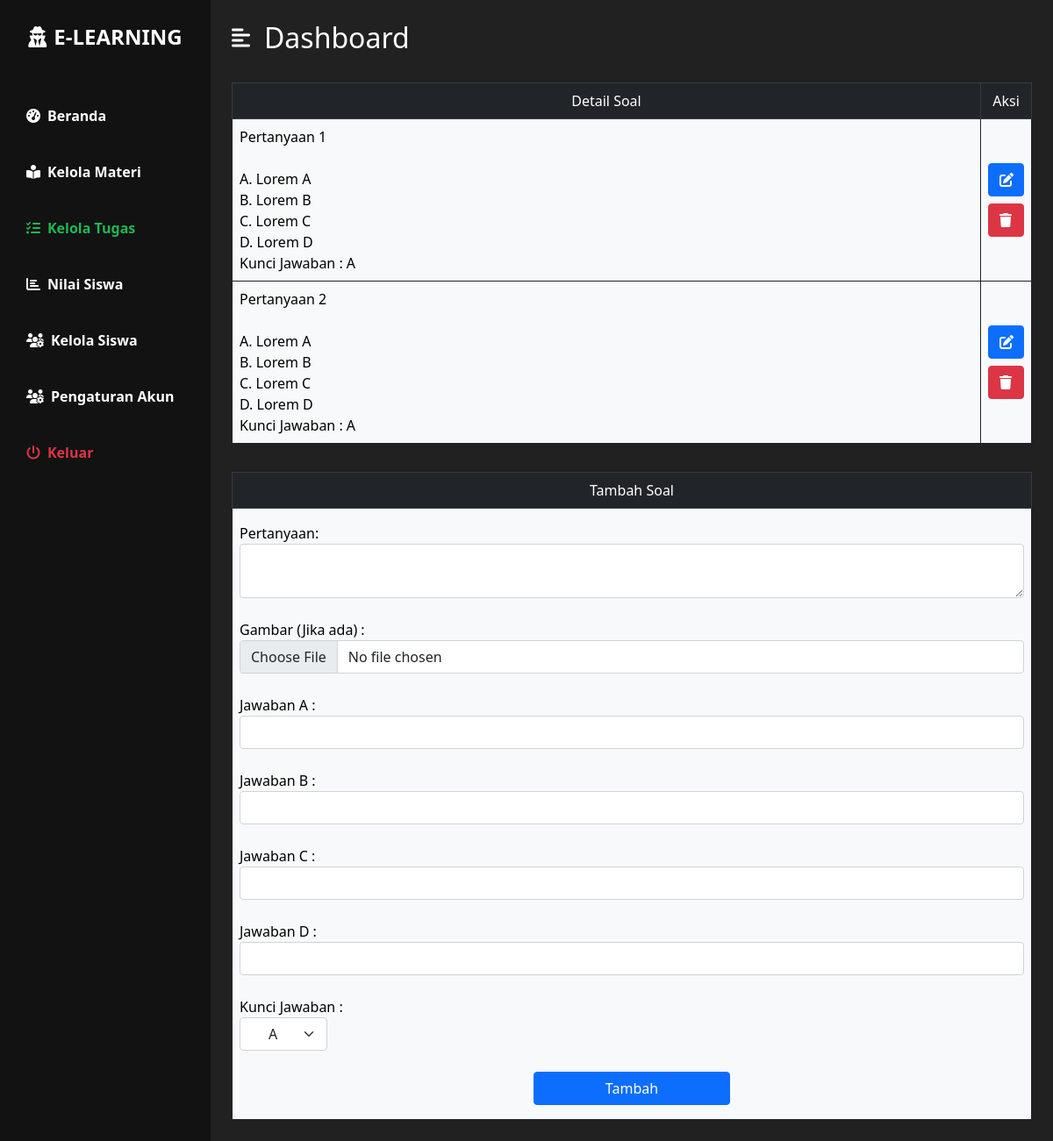
The page /guru/soal.php?id_tugas=8 (signed in) on the database its author committed.
### tables this page shows
CREATE TABLE `soal` (
  `id_soal` int(5) NOT NULL,
  `id_tugas` int(11) NOT NULL,
  `soal` text NOT NULL,
  `gambar` varchar(100) NOT NULL,
  `pil_a` text NOT NULL,
  `pil_b` text NOT NULL,
  `pil_c` text NOT NULL,
  `pil_d` text NOT NULL,
  `jawaban` varchar(1) NOT NULL,
  `tgl_dibuat` date NOT NULL
);

### guru/soal.php (the view, shortened to what this page needs)
<?php
    require 'function/session.php';
    $id_tugas = $_GET['id_tugas'];
    $readSoal = mysqli_query($koneksi, "SELECT * FROM soal WHERE id_tugas='$id_tugas'");
?>
<!DOCTYPE html>
<html lang="en">
<head>
    <link rel="stylesheet" type="text/css" href="../css/bootstrap.css">
    <link rel="stylesheet" href="../css/styles.css" />
</head>
<body>
    <div class="d-flex" id="wrapper">
        <div class="bg-3" id="sidebar-wrapper">
            <div class="sidebar-heading text-center py-4 warna-1 fs-4 fw-bold text-uppercase">
                <i class="fas fa-user-secret me-2"></i>E-Learning</div>
            <div class="list-group list-group-flush my-3">
                <a href="index.php" class="list-group-item list-group-item-action bg-transparent fw-bold warna-1">
                    <i class="fas fa-tachometer-alt me-2"></i>Beranda</a>
                <a href="materi.php" class="list-group-item list-group-item-action bg-transparent warna-1 fw-bold">
                    <i class="fas fa-book-reader me-2"></i>Kelola Materi</a>
                <a href="tugas.php" class="list-group-item list-group-item-action bg-transparent warna-1 fw-bold active-bar">
                    <i class="fas fa-tasks me-2"></i>Kelola Tugas</a>
                <a href="nilai.php" class="list-group-item list-group-item-action bg-transparent warna-1 fw-bold">
                    <i class="fas fa-chart-bar me-2"></i>Nilai Siswa</a>
                <a href="siswa.php" class="list-group-item list-group-item-action bg-transparent warna-1 fw-bold">
                    <i class="fas fa-users-cog me-2"></i>Kelola Siswa</a>
                <a href="setting.php" class="list-group-item list-group-item-action bg-transparent warna-1 fw-bold">
                    <i class="fas fa-users-cog me-2"></i>Pengaturan Akun</a>
                <a href="../logout.php" class="list-group-item list-group-item-action bg-transparent text-danger fw-bold"
                onclick="return confirm('Keluar ?')">
                    <i class="fas fa-power-off me-2"></i>Keluar</a>
            </div>
        </div>
        <div id="page-content-wrapper">
            <nav class="navbar navbar-expand-lg navbar-light bg-2 py-4 px-4">
                <div class="d-flex align-items-center">
                    <i class="fas fa-align-left warna-1 fs-4 me-3" id="menu-toggle"></i>
                    <h2 class="fs-2 m-0 warna-1">Dashboard</h2>
                </div>
            </nav>
            <div class="container-fluid px-4">
                <div class="row my-2">
                    <div class="table-responsive-xxl">
                        <table class="table table-bordered table-light border-dark align-middle mx-auto">
                            <thead class="text-center table-dark">
                                <tr>
                                    <td>Detail Soal</td>
                                    <td style="width: 40px; max-width:40px">Aksi</td>
                                </tr>
                            </thead>
                            <tbody>
                                <?php
                                    while ($row = mysqli_fetch_array($readSoal)){
                                        $gambar = $row['gambar'];
                                        echo '
                                        <form action="function/hapusSoal.php?id_tugas='.$id_tugas.'&id_soal='.$row['id_soal'].'" method="post">
                                            <tr>
                                                <td>
                                                '.$row['soal'].'<br>';
                                                if ($gambar=="") {
                                                    echo '<br>';
                                                } else {
                                                    echo '<br><img src="../uploadSoal/'.$gambar.'" style="width: 100px; height: 100px;"><br><br>';
                                                }
                                                echo '
                                                A. '.$row['pil_a'].'<br>
                                                B. '.$row['pil_b'].'<br>
                                                C. '.$row['pil_c'].'<br>
                                                D. '.$row['pil_d'].'<br>
                                                Kunci Jawaban : '.$row['jawaban'].'
                                                </td>
                                                <td>
                                                    <a href="editSoal.php?id_soal='.$row['id_soal'].'" class="btn btn-primary mb-2"><i class="fas fa-edit" style="width:15px"></i></a>
                                                    '?><button type="submit" class="btn btn-danger" onclick="return confirm('Hapus soal?')"><i class="fas fa-trash me-2" style="width:7px"></i></button><?php echo '
                                                </td>
                                            </tr>
                                        </form>';
                                    }
                                ?>
                            </tbody>
                        </table>
                    </div>
                    <div class="table-responsive-xxl mt-3">
                        <table class="table table-bordered table-light border-dark align-middle mx-auto">
                            <tr class="table-dark text-center">
                                <td colspan="2">Tambah Soal</td>
                            </tr>
                            <tr>
                                <td colspan="2">
                                    <div class="my-2">
                                    <form action="" method="post" enctype="multipart/form-data">
                                        Pertanyaan: <textarea name="soal" class="form-control w-100"></textarea><br>
                                        Gambar (Jika ada) : <input type="file" name="fileSoal" id="file" class="form-control"><br>
                                        Jawaban A : <input type="text" name="a" class="form-control"><br>
                                        Jawaban B : <input type="text" name="b" class="form-control"><br>
                                        Jawaban C : <input type="text" name="c" class="form-control"><br>
                                        Jawaban D : <input type="text" name="d" class="form-control"><br>
                                        <label>Kunci Jawaban :</label>
                                            <select name="jawaban"  class="form-select text-center" style="width: 100px;">
                                                <option value="A">A</option>
                                            </select><br>
                                        <div class="text-center">
                                            <button type="submit" name="tambahSoal" class="btn btn-primary w-25">Tambah</button>
                                        </div>
                                    </form>
                                    </div>
                                </td>
                            </tr>
                        </table>
                    </div>
                </div>
            </div>
        </div>
    </div>
</body>
</html>

### css/styles.css (style rules this page uses)
.warna-1 { color: #fff; }
.bg-2 { background-color: #212121; }
.bg-3 { background-color: #121212; }
.active-bar { color: #1db954; }
#wrapper { overflow-x: hidden; background-color: #212121; }
#sidebar-wrapper { min-height: 100vh; margin-left: -15rem; -webkit-transition: margin 0.25s ease-out; -moz-transition: margin 0.25s ease-out; -o-transition: margin 0.25s ease-out; transition: margin 0.25s ease-out; }
#sidebar-wrapper .sidebar-heading { padding: 0.875rem 1.25rem; font-size: 1.2rem; }
#sidebar-wrapper .list-group { width: 15rem; }
#page-content-wrapper { min-width: 100vw; }
#menu-toggle { cursor: pointer; }
.list-group-item { border: none; padding: 20px 30px; }
@media (min-width: 768px) { #sidebar-wrapper { margin-left: 0; } }
@media (min-width: 768px) { #page-content-wrapper { min-width: 0; width: 100%; } }

### rows shown on the page
soal: soal "Pertanyaan 1", pil_a "Lorem A", pil_b "Lorem B", pil_c "Lorem C", pil_d "Lorem D", jawaban "A"
soal: soal "Pertanyaan 2", pil_a "Lorem A", pil_b "Lorem B", pil_c "Lorem C", pil_d "Lorem D", jawaban "A"
